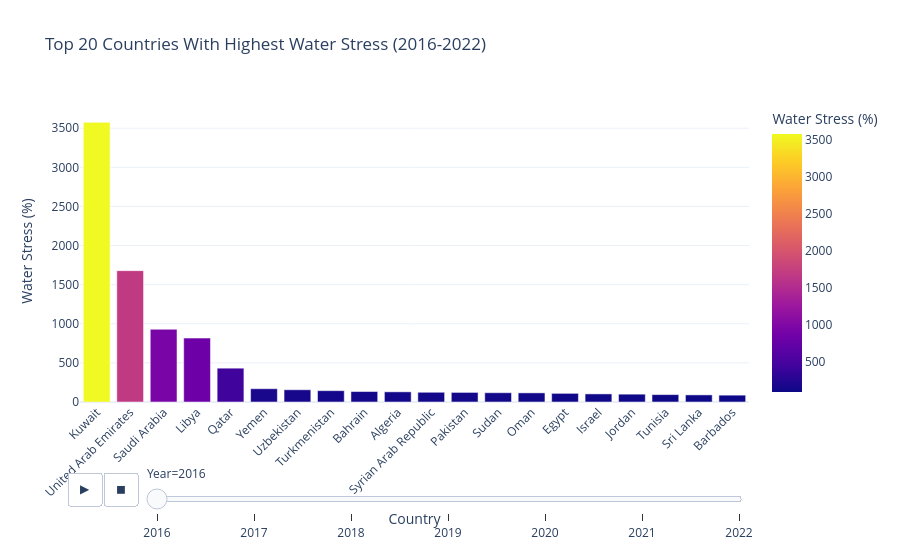

Notebook code cell kept with this figure:
### Code cell
# visualization 2: top 20 countries with higest water stress values

highest_stress = (global_stress.groupby('Year', group_keys=False).apply(lambda x: x.nlargest(20, 'Value')))
fig = px.bar(
    highest_stress,
    x='Area',
    y='Value',
    color='Value',
    animation_frame='Year',
    range_y=[0, highest_stress['Value'].max() + 10],
    title='Top 20 Countries With Highest Water Stress (2016-2022)',
    labels={'Value': 'Water Stress (%)', 'Area': 'Country'}
)

fig.update_layout(
    template='plotly_white',
    xaxis_tickangle=-45,
    height=800,
    transition={'duration': 500}
)

fig.write_html("docs/data/visual_charts_graphs/top_20_water_stress.html")
fig.show()

### Figure 1 — Plotly figure (JSON) as saved in the notebook; plotly's stock layout.template omitted (floating-point values rounded to 4 significant figures)
{"data": [{"alignmentgroup": "True", "hovertemplate": "Year=2016<br>Country=%{x}<br>Water Stress (%)=%{marker.color}<extra></extra>", "legendgroup": "", "marker": {"color": [3575, 1679.0, 929.6, 817.1, 432.4, 169.8, 156.4, 144.9, 133.7, 129.9, 124.4, 122.6, 118.7, 116.7, 110.5, 103.4, 100.1, 94.61, 90.79, 87.5], "coloraxis": "coloraxis", "pattern": {"shape": ""}}, "name": "", "offsetgroup": "", "orientation": "v", "showlegend": false, "textposition": "auto", "type": "bar", "x": ["Kuwait", "United Arab Emirates", "Saudi Arabia", "Libya", "Qatar", "Yemen", "Uzbekistan", "Turkmenistan", "Bahrain", "Algeria", "Syrian Arab Republic", "Pakistan", "Sudan", "Oman", "Egypt", "Israel", "Jordan", "Tunisia", "Sri Lanka", "Barbados"], "xaxis": "x", "y": [3575, 1679.0, 929.6, 817.1, 432.4, 169.8, 156.4, 144.9, 133.7, 129.9, 124.4, 122.6, 118.7, 116.7, 110.5, 103.4, 100.1, 94.61, 90.79, 87.5], "yaxis": "y"}], "layout": {"autosize": true, "barmode": "relative", "coloraxis": {"colorbar": {"title": {"text": "Water Stress (%)"}}, "colorscale": [[0, "#0d0887"], [0.1111, "#46039f"], [0.2222, "#7201a8"], [0.3333, "#9c179e"], [0.4444, "#bd3786"], [0.5556, "#d8576b"], [0.6667, "#ed7953"], [0.7778, "#fb9f3a"], [0.8889, "#fdca26"], [1, "#f0f921"]]}, "legend": {"tracegroupgap": 0}, "sliders": [{"active": 0, "currentvalue": {"prefix": "Year="}, "len": 0.9, "pad": {"b": 10, "t": 60}, "steps": [{"args": [["2016"], {"frame": {"duration": 0, "redraw": true}, "fromcurrent": true, "mode": "immediate", "transition": {"duration": 0, "easing": "linear"}}], "label": "2016", "method": "animate"}, {"args": [["2017"], {"frame": {"duration": 0, "redraw": true}, "fromcurrent": true, "mode": "immediate", "transition": {"duration": 0, "easing": "linear"}}], "label": "2017", "method": "animate"}, {"args": [["2018"], {"frame": {"duration": 0, "redraw": true}, "fromcurrent": true, "mode": "immediate", "transition": {"duration": 0, "easing": "linear"}}], "label": "2018", "method": "animate"}, {"args": [["2019"], {"frame": {"duration": 0, "redraw": true}, "fromcurrent": true, "mode": "immediate", "transition": {"duration": 0, "easing": "linear"}}], "label": "2019", "method": "animate"}, {"args": [["2020"], {"frame": {"duration": 0, "redraw": true}, "fromcurrent": true, "mode": "immediate", "transition": {"duration": 0, "easing": "linear"}}], "label": "2020", "method": "animate"}, {"args": [["2021"], {"frame": {"duration": 0, "redraw": true}, "fromcurrent": true, "mode": "immediate", "transition": {"duration": 0, "easing": "linear"}}], "label": "2021", "method": "animate"}, {"args": [["2022"], {"frame": {"duration": 0, "redraw": true}, "fromcurrent": true, "mode": "immediate", "transition": {"duration": 0, "easing": "linear"}}], "label": "2022", "method": "animate"}], "x": 0.1, "xanchor": "left", "y": 0, "yanchor": "top"}], "title": {"text": "Top 20 Countries With Highest Water Stress (2016-2022)"}, "transition": {"duration": 500}, "updatemenus": [{"buttons": [{"args": [null, {"frame": {"duration": 500, "redraw": true}, "fromcurrent": true, "mode": "immediate", "transition": {"duration": 500, "easing": "linear"}}], "label": "&#9654;", "method": "animate"}, {"args": [[null], {"frame": {"duration": 0, "redraw": true}, "fromcurrent": true, "mode": "immediate", "transition": {"duration": 0, "easing": "linear"}}], "label": "&#9724;", "method": "animate"}], "direction": "left", "pad": {"r": 10, "t": 70}, "showactive": false, "type": "buttons", "x": 0.1, "xanchor": "right", "y": 0, "yanchor": "top"}], "xaxis": {"anchor": "y", "autorange": true, "domain": [0, 1], "range": [-0.5, 19.5], "tickangle": -45, "title": {"text": "Country"}, "type": "category"}, "yaxis": {"anchor": "x", "domain": [0, 1], "range": [0, 3860.0], "title": {"text": "Water Stress (%)"}, "type": "linear"}}}
